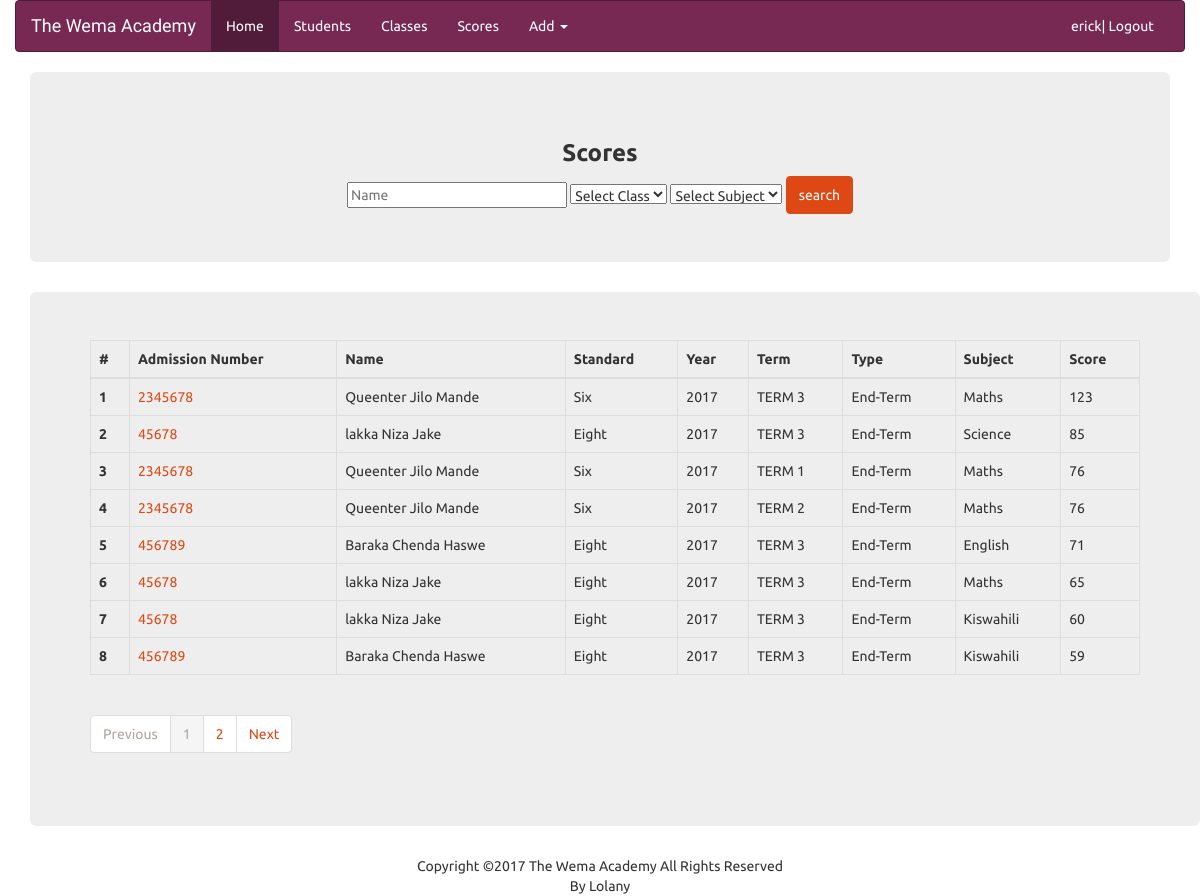
Page /scores (signed in) on the committed database.
### thewema/models.py (models this page shows, shortened)
class Score(models.Model):
    student = models.ForeignKey(Student, on_delete=models.CASCADE)
    subject = models.ForeignKey(Subject)
    exam = models.ForeignKey(Exam)
    marks = models.PositiveSmallIntegerField(default=0)
    class Meta:
        unique_together = ('student', 'exam', 'subject')

class Student(models.Model):
    GENDER = (
        ('Male', 'Male'),
        ('Female', 'Female'),
    )
    admin_no = models.CharField(max_length=200, unique=True)
    surname = models.CharField(max_length=200)
    middle_name = models.CharField(max_length=200)
    first_name = models.CharField(max_length=200)
    gender = models.CharField(max_length=6, choices=GENDER)
    dob = models.DateField()
    sclass = models.ForeignKey(StudentClass, on_delete=models.CASCADE)
    image = models.ImageField(upload_to='media')
    @property
    def full_name(self):
        return '{} {} {}'.format(self.first_name, self.middle_name, self.surname)

class StudentClass(models.Model):
    STANDARD = (
        ('One', 'One'),
        ('Two', 'Two'),
        ('Three', 'Three'),
        ('Four', 'Four'),
        ('Five', 'Five'),
        ('Six', 'Six'),
        ('Seven', 'Seven'),
        ('Eight', 'Eight'),
    )
    YEAR = (
        ('2000', '2000'), ('2001', '2001'), ('2002', '2002'), ('2003', '2003'),
        ('2004', '2004'), ('2005', '2005'), ('2006', '2006'), ('2007', '2007'),
        ('2008', '2008'), ('2009', '2009'), ('2010', '2010'), ('2011', '2011'),
        ('2012', '2012'), ('2013', '2013'), ('2014', '2014'), ('2015', '2015'),
        ('2016', '2016'), ('2017', '2017'),
    )
    standard = models.CharField(max_length=10, choices=STANDARD)
    year = models.CharField(max_length=10, choices=YEAR)
    teacher = models.CharField(max_length=200)
    def __str__(self):
        return '%s %s' % (self.standard, self.year)
    class Meta:
        ordering = ['-year']
        unique_together = ('standard', 'year')

class Exam(models.Model):
    TERM = (
        ('TERM 1', 'TERM 1'),
        ('TERM 2', 'TERM 2'),
        ('TERM 3', 'TERM 3'),
    )
    EXAM_TYPE = (
        ('Opening-Term', 'Opening-Term'),
        ('Mid-Term', 'Mid-Term'),
        ('End-Term', 'End-Term'),
    )
    term = models.CharField(max_length=200, choices=TERM)
    etype = models.CharField(max_length=200, choices=EXAM_TYPE)
    class Meta:
        unique_together = ('term', 'etype')

class Subject(models.Model):
    NAME = (
        ('Maths', 'Maths'),
        ('English', 'English'),
        ('Kiswahili', 'Kiswahili'),
        ('Science', 'Science'),
        ('Social Studies', 'Social Studies'),
    )
    name = models.CharField(max_length=20, choices=NAME)
    code = models.CharField(max_length=200)
    def __str__(self):
        return '%s' % self.name

### thewema/views.py (the view)
# urls.py: url(r'^scores$', views.ScoreListView.as_view(), name='scores'),
class ScoreListView(LoginRequiredMixin, ListView):
    model = Score
    template_name = 'thewema/score_list.html'
    context_object_name = 'score_list'
    paginate_by = 8
    def get_queryset(self):
        queryset = super(ScoreListView, self).get_queryset().order_by('-marks')
        by_name = self.request.GET.get('name')
        by_form = self.request.GET.get('form')
        by_subject = self.request.GET.get('subject')
        if by_form and by_name and by_subject:
            return queryset.filter(
                Q(student__first_name__contains=by_name) | Q(student__surname__contains=by_name) | Q(student__middle_name__contains=by_name),
                sclass__id=by_form,
                subject__id=by_subject
            )
        if by_name:
            return queryset.filter(
                Q(student__first_name__contains=by_name) | Q(student__surname__contains=by_name) | Q(student__middle_name=by_name)
            )
        if by_form:
            return queryset.filter(
                student__sclass__id=by_form
            )
        if by_subject:
            return queryset.filter(
                subject__id=by_subject
            )
        return queryset
    def get_context_data(self, **kwargs):
        cxt = super(ScoreListView, self).get_context_data(**kwargs)
        cxt['search_form'] = ScoreSearchForm()
        return cxt

### thewema/forms.py (shortened to what this page needs)
class ScoreSearchForm(forms.Form):
    name = forms.CharField(
        max_length=100,
        required=False,
        help_text='Search by first name, middle_name or last name'
    )
    form = forms.ModelChoiceField(
        queryset=StudentClass.objects.all(),
        required=False,
        empty_label='Select Class',
    )
    subject = forms.ModelChoiceField(
        queryset=Subject.objects.all(),
        required=False,
        empty_label='Select Subject',
    )
    def __init__(self, *args, **kwargs):
        super(ScoreSearchForm, self).__init__(*args, **kwargs)
        self.helper = FormHelper()
        self.helper.form_class = 'form-inline'
        self.helper.field_template = 'bootstrap3/layout/inline_field.html'
        self.helper.layout = Layout(
            'name',
            'form',
            'subject',
            Submit('Search', 'search', css_class='btn-default'),
        )
        self.helper.form_method = 'get'

### thewema/context_processors.py (called while the page is built)
def _validate_school_meta_data(**kwargs):
    school_data = {}
    for k, v in kwargs.items():
        assert isinstance(v, str), 'Each of the school settings must be of type str. You have given {} of {}'.format(v, type(v))
        if v.strip():
            school_data[k] = v
        else:
            school_data[k] = 'SET THE {}'.format(k).upper()
    return school_data

def school(request):
    kwargs = {
        'school_name': getattr(settings, 'SCHOOL_NAME', ''),
        'school_motto': getattr(settings, 'SCHOOL_MOTTO', ''),
    }
    clean_data = _validate_school_meta_data(**kwargs)
    return clean_data

### thewema/templates/thewema/score_list.html (shortened to what this page needs)
{% extends 'thewema/base.html' %}
{% block content %}
    <div class="container">
        <div class="text-center jumbotron">
            <h3 class="text-center"><strong>Scores</strong></h3>
            {% include "thewema/includes/_score_search.html" %}
        </div>
        <div class="container jumbotron">
            {% if score_list %}
                <table class="table table-bordered">
                    <thead>
                        <tr>
                            <th>#</th>
                            <th>Admission Number</th>
                            <th>Name</th>
                            <th>Standard</th>
                            <th>Year</th>
                            <th>Term</th>
                            <th>Type</th>
                            <th>Subject</th>
                            <th>Score</th>
                        </tr>
                    </thead>
                    <tbody>
                        {% for score in score_list %}
                            <tr>
                                <th scope="row">{{ forloop.counter }}</th>
                                <td><a href="{% url 'thewema:score_detail' pk=score.student.pk %}">{{ score.student.admin_no }}</a></td>
                                <td>{{ score.student.full_name }}</td>
                                <td>{{ score.student.sclass.standard }}</td>
                                <td>{{ score.student.sclass.year }}</td>
                                <td>{{ score.exam.term }}</td>
                                <td>{{ score.exam.etype }}</td>
                                <td>{{ score.subject.name }}</td>
                                <td>{{ score.marks }}</td>
                            </tr>
                        {% endfor %}
                    </tbody>
                </table>
                {% include "thewema/includes/_pagination.html" %}
            {% else %}
                <p class="text-center">No Scores for display. We're terribly sorry.</p>
                <a href="{% url 'thewema:score' %}"><p class="text-center">Add Scores</p></a>
            {% endif %}
        </div>
    </div>
{% endblock content %}

### thewema/templates/thewema/base.html (shortened to what this page needs)
<!DOCTYPE html>
<html>
<head>
    {% load staticfiles %}
    <link rel="stylesheet" href="{% static 'thewema/css/bootstrap.min.css' %}" type="text/css">
    <link rel="stylesheet" href="{% static 'thewema/css/bootstrap.united.min.css' %}" type="text/css">
    <link rel="stylesheet" href="{% static 'thewema/css/font-awesome.min.css' %}">
    <link rel="stylesheet" href="{% static 'thewema/css/style.css' %}" type="text/css">
</head>
<body>
    <div class="container-fluid">
      <div class="navbar-wrapper">
        <nav class="navbar navbar-inverse">
          <div class="container-fluid">
            <div class="navbar-header">
              <a class="navbar-brand" href="{% url 'thewema:index' %}">The Wema Academy</a>
            </div>
            <div id="navbar" class="navbar-collapse collapse">
              <ul class="nav navbar-nav">
                <li class="active"><a href="{% url 'thewema:index' %}">Home</a></li>
                <li><a href="{% url 'thewema:students' %}">Students</a></li>
                <li><a href="{% url 'thewema:classes' %}">Classes</a></li>
                <li><a href="{% url 'thewema:scores' %}">Scores</a></li>
                <li class="nav navbar-nav">
                  <a href="#" class="dropdown-toggle" data-toggle="dropdown" role="button" aria-haspopup="true" aria-expanded="false">Add <span class="caret"></span></a>
                </li>
              </ul>
              <ul class="nav navbar-nav navbar-right">
                    {% if user.is_authenticated %}
                        <li><a href="{% url 'thewema:logout' %}">{{ user.username }}| Logout</a></li>
                    {% else %}
                        <li><a href="{% url 'thewema:login' %}">Login</a></li>
                    {% endif %}
                </ul>
            </div>
          </div>
        </nav>
      </div>
    </div>
    {% block content %}
    {% endblock content %}
    <footer id="footer" class="text-center">
        Copyright &copy;2017 The Wema Academy All Rights Reserved<br/>By Lolany
    </footer>
</body>
</html>

### thewema/static/thewema/css/style.css (style rules this page uses)
.navbar-brand { font-family: 'Satisfy'; }

### rows in the picture
Score: student.admin_no "2345678", student.full_name "Queenter Jilo Mande", student.sclass.standard "Six", student.sclass.year "2017", exam.term "TERM 3", exam.etype "End-Term", subject.name "Maths", marks "123"
Score: student.admin_no "45678", student.full_name "lakka Niza Jake", student.sclass.standard "Eight", student.sclass.year "2017", exam.term "TERM 3", exam.etype "End-Term", subject.name "Science", marks "85"
Score: student.admin_no "2345678", student.full_name "Queenter Jilo Mande", student.sclass.standard "Six", student.sclass.year "2017", exam.term "TERM 1", exam.etype "End-Term", subject.name "Maths", marks "76"
Score: student.admin_no "2345678", student.full_name "Queenter Jilo Mande", student.sclass.standard "Six", student.sclass.year "2017", exam.term "TERM 2", exam.etype "End-Term", subject.name "Maths", marks "76"
Score: student.admin_no "456789", student.full_name "Baraka Chenda Haswe", student.sclass.standard "Eight", student.sclass.year "2017", exam.term "TERM 3", exam.etype "End-Term", subject.name "English", marks "71"
Score: student.admin_no "45678", student.full_name "lakka Niza Jake", student.sclass.standard "Eight", student.sclass.year "2017", exam.term "TERM 3", exam.etype "End-Term", subject.name "Maths", marks "65"
Score: student.admin_no "45678", student.full_name "lakka Niza Jake", student.sclass.standard "Eight", student.sclass.year "2017", exam.term "TERM 3", exam.etype "End-Term", subject.name "Kiswahili", marks "60"
Score: student.admin_no "456789", student.full_name "Baraka Chenda Haswe", student.sclass.standard "Eight", student.sclass.year "2017", exam.term "TERM 3", exam.etype "End-Term", subject.name "Kiswahili", marks "59"

### other values in the picture
{{ user.username }} "erick"
{{ page }} "1" "2"
